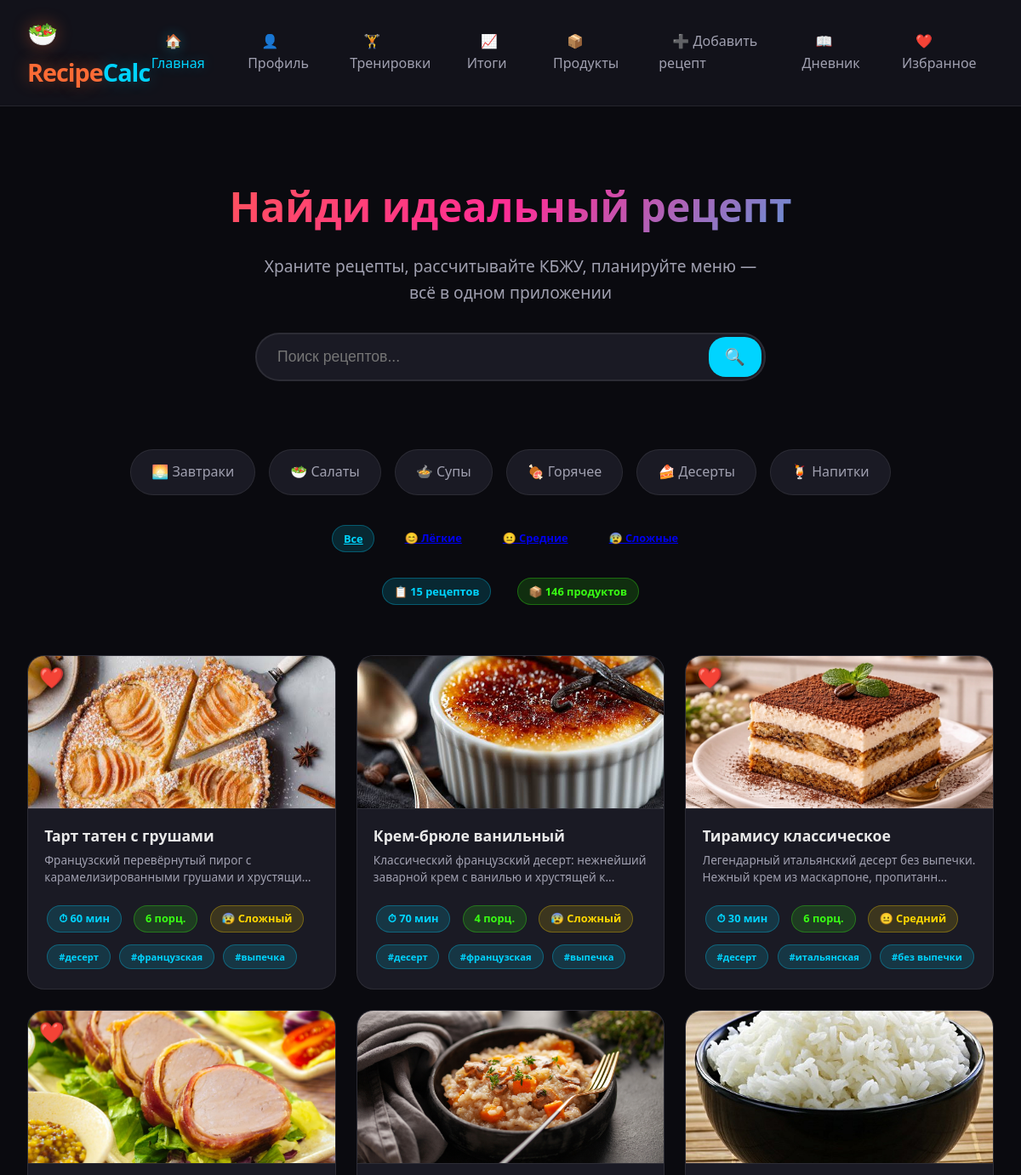
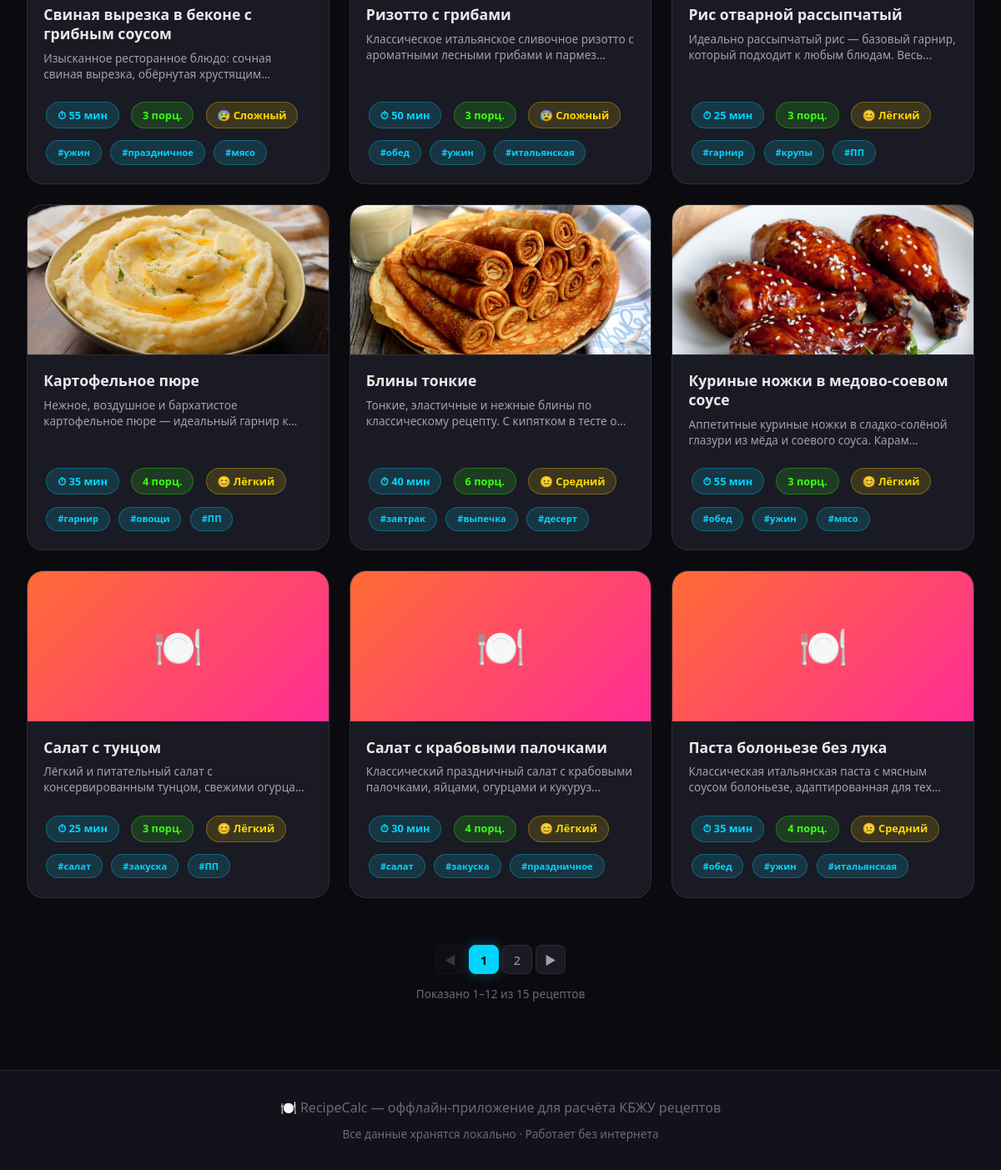
The page / on the database its author committed (2 pictures, top to bottom).
### models.py (models this page shows, shortened)
class Recipe(db.Model):
    id = db.Column(db.Integer, primary_key=True)
    title = db.Column(db.String(200), nullable=False)
    description = db.Column(db.Text, default='')
    image = db.Column(db.String(300), default='')
    prep_time = db.Column(db.Integer, default=0)
    cook_time = db.Column(db.Integer, default=0)
    total_time = db.Column(db.Integer, default=0)
    default_portions = db.Column(db.Integer, default=1)
    difficulty = db.Column(db.String(20), default='easy')
    tags = db.Column(db.String(300), default='')
    instructions = db.Column(db.Text, default='')  # JSON steps
    created_at = db.Column(db.DateTime, default=datetime.utcnow)
    updated_at = db.Column(db.DateTime, default=datetime.utcnow, onupdate=datetime.utcnow)
    favorites = db.Column(db.Boolean, default=False)
    rating = db.Column(db.Float, default=0.0)
    rating_count = db.Column(db.Integer, default=0)
    ingredients = db.relationship('RecipeIngredient',
                                  backref='recipe',
                                  lazy=True,
                                  cascade="all, delete-orphan")

### routes/main.py (the view, shortened to what this page needs)
@main_bp.route('/')
def index():
    search_query = request.args.get('q', '')
    difficulty_filter = request.args.get('difficulty', '')
    favorites_filter = request.args.get('favorites', '0')
    sort_by = request.args.get('sort', 'newest')
    page = request.args.get('page', 1, type=int)
    per_page = 12  # рецептов на странице
    query = Recipe.query
    if difficulty_filter:
        query = query.filter(Recipe.difficulty == difficulty_filter)
    if favorites_filter == '1':
        query = query.filter(Recipe.favorites == True)
    if sort_by == 'quick':
        query = query.order_by(Recipe.total_time.asc())
    else:  # newest
        query = query.order_by(Recipe.created_at.desc())
    pagination = query.paginate(
        page=page,
        per_page=per_page,
        error_out=False
    )
    recipes = pagination.items
    categories = [
        {'name': 'Завтраки', 'icon': '🌅', 'tag': 'завтрак'},
        {'name': 'Салаты', 'icon': '🥗', 'tag': 'салат'},
        {'name': 'Супы', 'icon': '🍲', 'tag': 'суп'},
        {'name': 'Горячее', 'icon': '🍖', 'tag': 'горячее'},
        {'name': 'Десерты', 'icon': '🍰', 'tag': 'десерт'},
        {'name': 'Напитки', 'icon': '🍹', 'tag': 'напиток'},
    ]
    stats = {
        'total_recipes': Recipe.query.count(),
        'total_products': Product.query.count(),
    }
    return render_template(
        'index.html',
        recipes=recipes,
        query=search_query,
        categories=categories,
        stats=stats,
        difficulty_filter=difficulty_filter,
        favorites_filter=favorites_filter,
        sort_by=sort_by,
        pagination=pagination
    )

### templates/index.html (shortened to what this page needs)
{% extends "base.html" %}
{% block content %}
<div class="hero">
    <h1>Найди идеальный рецепт</h1>
    <p>Храните рецепты, рассчитывайте КБЖУ, планируйте меню — всё в одном приложении</p>
    <form action="{{ url_for('main.index') }}" method="GET" class="search-box">
        <input type="text" name="q" placeholder="Поиск рецептов..." value="{{ query }}">
        <button type="submit">🔍</button>
    </form>
</div>
<div class="category-grid">
    {% for cat in categories %}
    <a href="{{ url_for('main.index', q=cat.tag) }}" class="category-item">
        {{ cat.icon }} {{ cat.name }}
    </a>
    {% endfor %}
</div>
<div class="d-flex gap-2 flex-wrap mb-3 justify-content-center">
    <a href="{{ url_for('main.index', q=query, sort=sort_by, difficulty='') }}"
       class="badge {% if not difficulty_filter %}badge-primary{% endif %}">
        Все
    </a>
    <a href="{{ url_for('main.index', q=query, difficulty='easy') }}"
       class="badge {% if difficulty_filter == 'easy' %}badge-success{% endif %}">
        😊 Лёгкие
    </a>
    <a href="{{ url_for('main.index', q=query, difficulty='medium') }}"
       class="badge {% if difficulty_filter == 'medium' %}badge-warning{% endif %}">
        😐 Средние
    </a>
    <a href="{{ url_for('main.index', q=query, difficulty='hard') }}"
       class="badge {% if difficulty_filter == 'hard' %}badge-danger{% endif %}">
        😰 Сложные
    </a>
</div>
<div class="d-flex gap-3 justify-content-center mb-4">
    <span class="badge badge-primary">📋 {{ stats.total_recipes }} рецептов</span>
    <span class="badge badge-success">📦 {{ stats.total_products }} продуктов</span>
</div>
{% if recipes %}
<div class="recipe-grid">
    {% for recipe in recipes %}
    <a href="{{ url_for('recipes.view_recipe', recipe_id=recipe.id) }}"
       class="recipe-card-link">
        <div class="card">
            {% if recipe.image %}
            <img src="{{ url_for('static', filename=recipe.image) }}"
                 alt="{{ recipe.title }}" class="card-img">
            {% else %}
            <div class="card-img-placeholder">
                🍽️
            </div>
            {% endif %}
            {% if recipe.favorites %}
            <span class="favorite-badge" title="В избранном">❤️</span>
            {% endif %}
            <div class="card-body">
                <h3 class="card-title" title="{{ recipe.title }}">{{ recipe.title }}</h3>
                <p class="card-text">
                    {% if recipe.description %}
                        {{ recipe.description[:80] }}{% if recipe.description|length > 80 %}...{% endif %}
                    {% else %}
                        Нет описания
                    {% endif %}
                </p>
                <div class="card-tags">
                    <div class="d-flex gap-1 flex-wrap">
                        {% if recipe.total_time %}
                        <span class="badge badge-primary">⏱ {{ recipe.total_time }} мин</span>
                        {% endif %}
                        <span class="badge badge-success">{{ recipe.default_portions }} порц.</span>
                        <span class="badge badge-warning">
                            {% if recipe.difficulty == 'easy' %}😊 Лёгкий
                            {% elif recipe.difficulty == 'medium' %}😐 Средний
                            {% else %}😰 Сложный{% endif %}
                        </span>
                    </div>
                    <div class="mt-1">
                        {% if recipe.tags %}
                            {% for tag in recipe.tags.split(',')[:3] %}
                                {% if tag.strip() %}
                                <span class="badge badge-primary" style="font-size:0.7rem;">#{{ tag.strip() }}</span>
                                {% endif %}
                            {% endfor %}
                        {% endif %}
                    </div>
                </div>
            </div>
        </div>
    </a>
    {% endfor %}
</div>
{% if pagination.pages > 1 %}
<div class="pagination-container">
    <nav class="pagination">
        {% if pagination.has_prev %}
        <a href="{{ url_for('main.index', page=pagination.prev_num, q=query, difficulty=difficulty_filter, favorites=favorites_filter, sort=sort_by) }}"
           class="pagination__btn pagination__btn--prev" title="Предыдущая">◀</a>
        {% else %}
        <span class="pagination__btn pagination__btn--disabled">◀</span>
        {% endif %}
        {% for page_num in pagination.iter_pages(left_edge=1, right_edge=1, left_current=2, right_current=2) %}
            {% if page_num %}
                {% if page_num == pagination.page %}
                <span class="pagination__btn pagination__btn--active">{{ page_num }}</span>
                {% else %}
                <a href="{{ url_for('main.index', page=page_num, q=query, difficulty=difficulty_filter, favorites=favorites_filter, sort=sort_by) }}"
                   class="pagination__btn">{{ page_num }}</a>
                {% endif %}
            {% else %}
                <span class="pagination__btn pagination__btn--dots">…</span>
            {% endif %}
        {% endfor %}
        {% if pagination.has_next %}
        <a href="{{ url_for('main.index', page=pagination.next_num, q=query, difficulty=difficulty_filter, favorites=favorites_filter, sort=sort_by) }}"
           class="pagination__btn pagination__btn--next" title="Следующая">▶</a>
        {% else %}
        <span class="pagination__btn pagination__btn--disabled">▶</span>
        {% endif %}
    </nav>
    <div class="pagination-info">
        Показано {{ (pagination.page - 1) * pagination.per_page + 1 }}–{{ [pagination.page * pagination.per_page, pagination.total] | min }} из {{ pagination.total }} рецептов
    </div>
</div>
{% endif %}
{% endif %}
{% endblock %}

### templates/base.html (shortened to what this page needs)
<!DOCTYPE html>
<html lang="ru">
<head>
    <link rel="stylesheet" href="{{ url_for('static', filename='css/style.css') }}">
</head>
<body>
    <nav class="navbar">
        <a href="{{ url_for('main.index') }}" class="navbar-brand">
            🥗 Recipe<span>Calc</span>
        </a>
        <ul class="navbar-nav">
            <li><a href="{{ url_for('main.index') }}" class="{% if request.endpoint == 'main.index' %}active{% endif %}">
                🏠 Главная
            </a></li>
            <li><a href="{{ url_for('profile.profile') }}" class="{% if 'profile' in request.endpoint %}active{% endif %}">👤 Профиль</a></li>
            <li><a href="{{ url_for('workouts.workouts') }}" class="{% if 'workouts' in request.endpoint %}active{% endif %}">🏋️ Тренировки</a></li>
            <li><a href="{{ url_for('stats.stats') }}" class="{% if 'stats' in request.endpoint %}active{% endif %}">📈 Итоги</a></li>
            <li><a href="{{ url_for('products.product_list') }}" class="{% if 'products' in request.endpoint %}active{% endif %}">
                📦 Продукты
            </a></li>
            <li><a href="{{ url_for('recipes.add_recipe') }}" class="{% if request.endpoint == 'recipes.add_recipe' %}active{% endif %}">
                ➕ Добавить рецепт
            </a></li>
            <li><a href="{{ url_for('diary.diary') }}" class="{% if 'diary' in request.endpoint %}active{% endif %}">
                📖 Дневник
            </a></li>
            <li><a href="{{ url_for('main.index', favorites='1') }}" class="{% if request.args.get('favorites') == '1' %}active{% endif %}">
                ❤️ Избранное
            </a></li>
        </ul>
    </nav>
    <main class="container">
        {% block content %}{% endblock %}
    </main>
    <footer class="footer">
        <p>🍽️ RecipeCalc — оффлайн-приложение для расчёта КБЖУ рецептов</p>
        <p style="margin-top:0.5rem; font-size:0.85rem;">
            Все данные хранятся локально · Работает без интернета
        </p>
    </footer>
</body>
</html>

### rows shown on the page
Recipe: image (picture), title "Тарт татен с грушами", description "Французский перевёрнутый пирог с карамелизированными грушами и…", total_time "60", default_portions "6", difficulty "😰 Сложный", strip "десерт" "французская" "выпечка"
Recipe: image (picture), title "Крем-брюле ванильный", description "Классический французский десерт: нежнейший заварной крем с ванилью и хрустящей к", total_time "70", default_portions "4", difficulty "😰 Сложный", strip "десерт" "французская" "выпечка"
Recipe: image (picture), title "Тирамису классическое", description "Легендарный итальянский десерт без выпечки. Нежный крем из маскарпоне, пропитанн", total_time "30", default_portions "6", difficulty "😐 Средний", strip "десерт" "итальянская" "без выпечки"
Recipe: image (picture), title "Свиная вырезка в беконе с грибным соусом", description "Изысканное ресторанное блюдо: сочная свиная вырезка, обёрнутая…", total_time "55", default_portions "3", difficulty "😰 Сложный", strip "ужин" "праздничное" "мясо"
Recipe: image (picture), title "Ризотто с грибами", description "Классическое итальянское сливочное ризотто с ароматными лесными грибами и пармез", total_time "50", default_portions "3", difficulty "😰 Сложный", strip "обед" "ужин" "итальянская"
Recipe: image (picture), title "Рис отварной рассыпчатый", description "Идеально рассыпчатый рис — базовый гарнир, который подходит к любым блюдам. Весь", total_time "25", default_portions "3", difficulty "😊 Лёгкий", strip "гарнир" "крупы" "ПП"
Recipe: image (picture), title "Картофельное пюре", description "Нежное, воздушное и бархатистое картофельное пюре — идеальный гарнир…", total_time "35", default_portions "4", difficulty "😊 Лёгкий", strip "гарнир" "овощи" "ПП"
Recipe: image (picture), title "Блины тонкие", description "Тонкие, эластичные и нежные блины по классическому рецепту. С кипятком в тесте о", total_time "40", default_portions "6", difficulty "😐 Средний", strip "завтрак" "выпечка" "десерт"
Recipe: image (picture), title "Куриные ножки в медово-соевом соусе", description "Аппетитные куриные ножки в сладко-солёной глазури из мёда и соевого соуса. Карам", total_time "55", default_portions "3", difficulty "😊 Лёгкий", strip "обед" "ужин" "мясо"
Recipe: title "Салат с тунцом", description "Лёгкий и питательный салат с консервированным тунцом, свежими…", total_time "25", default_portions "3", difficulty "😊 Лёгкий", strip "салат" "закуска" "ПП"
Recipe: title "Салат с крабовыми палочками", description "Классический праздничный салат с крабовыми палочками, яйцами, огурцами и кукуруз", total_time "30", default_portions "4", difficulty "😊 Лёгкий", strip "салат" "закуска" "праздничное"
Recipe: title "Паста болоньезе без лука", description "Классическая итальянская паста с мясным соусом болоньезе, адаптированная для тех", total_time "35", default_portions "4", difficulty "😐 Средний", strip "обед" "ужин" "итальянская"

### other values the page prints
{{ cat.icon }} "🌅" "🥗" "🍲" "🍖" "🍰" "🍹"
{{ cat.name }} "Завтраки" "Салаты" "Супы" "Горячее" "Десерты" "Напитки"
{{ stats.total_recipes }} "15"
{{ stats.total_products }} "146"
{{ page_num }} "1"
{{ page_num }} "2"
{{ (pagination.page - 1) * pagination.per_page + 1 }} "1"
{{ [pagination.page * pagination.per_page, pagination.total] | min }} "12"
{{ pagination.total }} "15"
